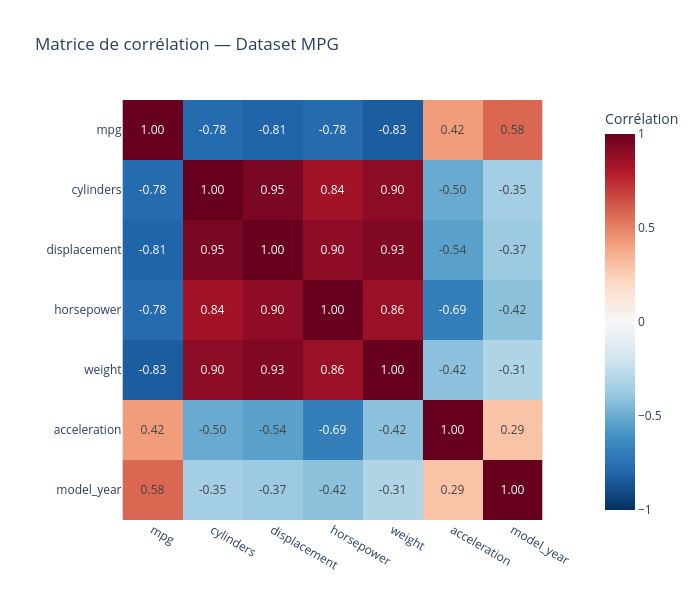

The code cell stored with this chart in its notebook:
### Markdown cell above
## Heatmaps

Les heatmaps (cartes de chaleur) permettent de visualiser **une matrice de valeurs** via des couleurs. Elles sont particulièrement utilisées pour afficher les **corrélations** entre variables : une couleur chaude indique une forte corrélation positive, une couleur froide indique une corrélation négative.

### Code cell
# Heatmap : matrice de corrélation
corr = mpg_df[['mpg', 'cylinders', 'displacement', 'horsepower', 'weight', 'acceleration']].corr()

fig5 = px.imshow(corr, text_auto='.2f', color_continuous_scale='RdBu_r', zmin=-1, zmax=1,
                 title='Matrice de corrélation')
fig5.show()

### Figure 1 — Plotly figure (JSON) as saved in the notebook; plotly's stock layout.template omitted (floating-point values rounded to 4 significant figures)
{"data": [{"coloraxis": "coloraxis", "hovertemplate": "x: %{x}<br>y: %{y}<br>Corrélation: %{z}<extra></extra>", "name": "0", "texttemplate": "%{z:.2f}", "type": "heatmap", "x": ["mpg", "cylinders", "displacement", "horsepower", "weight", "acceleration", "model_year"], "xaxis": "x", "y": ["mpg", "cylinders", "displacement", "horsepower", "weight", "acceleration", "model_year"], "yaxis": "y", "z": [[1.0, -0.7776, -0.8051, -0.7784, -0.8322, 0.4233, 0.5805], [-0.7776, 1.0, 0.9508, 0.843, 0.8975, -0.5047, -0.3456], [-0.8051, 0.9508, 1.0, 0.8973, 0.933, -0.5438, -0.3699], [-0.7784, 0.843, 0.8973, 1.0, 0.8645, -0.6892, -0.4164], [-0.8322, 0.8975, 0.933, 0.8645, 1.0, -0.4168, -0.3091], [0.4233, -0.5047, -0.5438, -0.6892, -0.4168, 1.0, 0.2903], [0.5805, -0.3456, -0.3699, -0.4164, -0.3091, 0.2903, 1.0]]}], "layout": {"coloraxis": {"cmax": 1, "cmin": -1, "colorbar": {"title": {"text": "Corrélation"}}, "colorscale": [[0, "rgb(5,48,97)"], [0.1, "rgb(33,102,172)"], [0.2, "rgb(67,147,195)"], [0.3, "rgb(146,197,222)"], [0.4, "rgb(209,229,240)"], [0.5, "rgb(247,247,247)"], [0.6, "rgb(253,219,199)"], [0.7, "rgb(244,165,130)"], [0.8, "rgb(214,96,77)"], [0.9, "rgb(178,24,43)"], [1, "rgb(103,0,31)"]]}, "height": 600, "title": {"text": "Matrice de corrélation — Dataset MPG"}, "width": 700, "xaxis": {"anchor": "y", "constrain": "domain", "domain": [0, 1], "scaleanchor": "y"}, "yaxis": {"anchor": "x", "autorange": "reversed", "constrain": "domain", "domain": [0, 1]}}}
